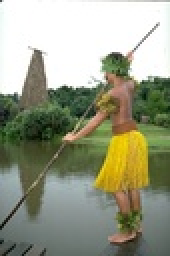
%> input picture images/im_larger.jpg, 85 x 128 px, shrunk from 321 x 481 before the run (shown 2 times larger)
$ octave histograms_test.m   (GNU Octave 9; MATLAB toolbox functions it lacks are replaced by stand-ins)
%> lines starting %> are read from the running program, lines starting %| are printed output that depends on the picture
% Code implementing basic idea of the Arbelaez's algorithm

% Authors: Alessio Salman, María Silos
clc
clear all
close all

tic
%Initial conditions
%in this way is independent from the OS and the current file system
%pwd specify the current directory and filesep is '\' on windows and '/' on Linux
root_path = pwd;
path_im=[root_path filesep 'Images' filesep];
image = 'im_larger.jpg';
im=imread([path_im image]);
%> im is the input picture: size 128x85x3 uint8; mean R, G, B 152.9, 156, 133.4
% im=imrotate(im,45);% for the gradient in the 45º direction. It gives worst
% results and same efficiency
num_bins=20;
neighbors=5; % Number of neighbouring pixels

% Convert RGB image to grayscale
if size(im,3)==3
    im=rgb2gray(im);
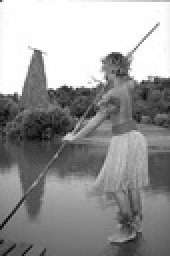
%> im: size 128x85 uint8 (shown 2 times larger); min 5, max 255, mean 152.5
end

rows=size(im,1);
%> rows = 128
cols=size(im,2);
%> cols = 85
up_hist=[]; % Basic Matrix assignment of Upper Histogram
down_hist=[]; % Basic Matrix assignment of Lower Histogram
left_hist=[];
right_hist=[];
gradient_dens_x=zeros(rows,cols); % black image
gradient_dens_y=zeros(rows,cols);

% Histograms of the central part (without taking into account the 5 pixels
% borders)
for r=5:rows-5
    for c=5:cols-5
%         % Oriented Histogram in X
        fprintf('raw= %d',r)
        fprintf('col= %d  \n',c)
        new_im_up=im(r-4:r,c-4:c+5); % cut the image in order to have the upper part
        [counts_x,~]=imhist(new_im_up,num_bins);
        counts_x(counts_x==0)=1;
        up_hist= counts_x;
        new_im_down=im(r+1:r+5,c-4:c+5); % cut the image in order to have the lower part
        [counts_x,~]=imhist(new_im_down,num_bins);
        down_hist=counts_x;
        counts_x(counts_x==0)=1;
        % using this instead of a for loop change the results (don't know
        % why). And decrease the time 5 seconds
        sum_val_x=sum((up_hist-down_hist).^2./(up_hist+down_hist));
        gradient_magnitude_x=0.5*sum_val_x;

        % Oriented Histogram in Y
        new_im_left=im(r-4:r+5,c-4:c); % cut the image in order to have the upper part
        [counts_y,~]=imhist(new_im_left,num_bins);
        counts_y(counts_y==0)=1;
        left_hist= counts_y;
        new_im_right=im(r-4:r+5,c+1:c+5); % cut the image in order to have the lower part
        [counts_y,~]=imhist(new_im_right,num_bins);
        right_hist=counts_y;
%         counts_y(counts_y==0)=1;
        sum_val_y= sum((left_hist-right_hist).^2./(left_hist+right_hist));
        gradient_magnitude_y=0.5*sum_val_y;
        % Max val of both
        gradient_dens_max(r,c)=max(gradient_magnitude_x, gradient_magnitude_y);
        gradient_dens_x(r,c)=gradient_magnitude_x;
        gradient_dens_y(r,c)=gradient_magnitude_y;


    end
end
%> this loop made 119 passes
%> (printed output is left out)
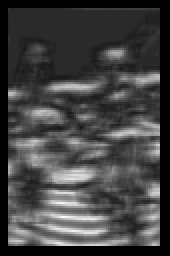
%> gradient_dens_x: size 128x85 double (shown 2 times larger); min 0, max 57.54, mean 15.2; drawn with min black and max white
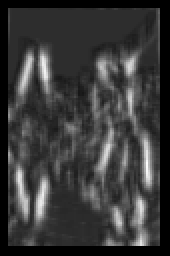
%> gradient_dens_y: size 128x85 double (shown 2 times larger); min 0, max 53.38, mean 12.2; drawn with min black and max white
%> after the loop, counts_x = 20 values, max 42 at index 8, min 1 at index 1, mean 3.35; counts_y = 20 values, max 31 at index 8, min 0 at index 1, mean 2.5

% [8 lines of commented-out code are left out]
figure(1)
subplot(1,3,1)
imshow(uint8(gradient_dens_y));
title('Gradient Density in Y')
subplot(1,3,2)
imshow(uint8(gradient_dens_x));
title('Gradient Density in X ')
subplot(1,3,3)
imshow(uint8(gradient_dens_max));
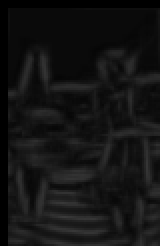
%> displayed picture: size 123x80, on the screen's scale of 0 to 255 (shown 2 times larger); min 0, max 58, mean 19.6
title('Gradient Density in X and Y')
filtered=sgolayfilt(gradient_dens_max,2,7)
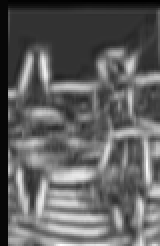
%> filtered: size 123x80 double (shown 2 times larger); min -1.63, max 54.03, mean 19.5; drawn with min black and max white

figure(2)
subplot(1,2,1)
gradient_dens_max(gradient_dens_max<10)=0;
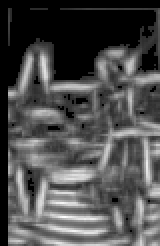
%> gradient_dens_max: size 123x80 double (shown 2 times larger); min 0, max 57.54, mean 17.8; drawn with min black and max white
imshow(uint8(gradient_dens_max));
title('filtered val<10')
subplot(1,2,2)
gradient_dens_max(gradient_dens_max<20)=0;
imshow(uint8(gradient_dens_max));
title('filtered val<20')

figure(3)
subplot(1,2,1)
gradient_dens_max(gradient_dens_max<25)=0;
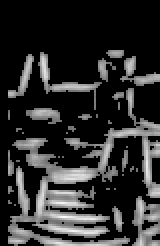
%> gradient_dens_max: size 123x80 double (shown 2 times larger); min 0, max 57.54, mean 10.3; drawn with min black and max white
imshow(uint8(gradient_dens_max));
title('filtered val<25')
subplot(1,2,2)
imshow(uint8(filtered));
title('filtered image_sgolayfilt')

toc
